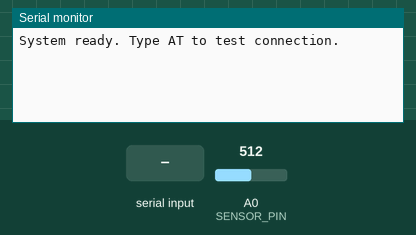
This sketch was run on a simulated Arduino Uno, built with avr-gcc and run on an emulated ATmega328P. Shown: the last lines printed to the serial monitor. The inputs (shaded band) are chosen by the test bench; at power-on: A0 (SENSOR_PIN) = 512.

Above: at 1.8 s.
1.9 s: "1" received over the second serial link
At 3.2 s:
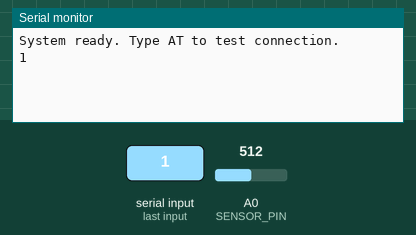
3.5 s: "0" received over the second serial link
At 4.6 s:
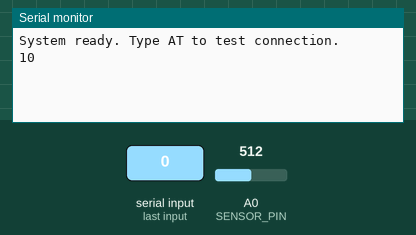

Measured:
- after the input at 1.9 s, the serial monitor: prints a new line after 0.13 s (image 1)
- after the input at 3.5 s, the serial monitor: prints a new line after 0.55 s (image 2)

The sketch:

bmelab.ino
```cpp
#include <SoftwareSerial.h>

const int RX_PIN = 2;  // Arduino 接 HC-06 TXD
const int TX_PIN = 3;  // Arduino 接 HC-06 RXD (建議加分壓)
SoftwareSerial BT(RX_PIN, TX_PIN);

const int SENSOR_PIN = A0;
int value = 0;

void setup() {
  Serial.begin(9600);   // 與電腦溝通
  BT.begin(9600);       // 與 HC-06 / HM-10 溝通
  Serial.println("System ready. Type AT to test connection.");
}

void loop() {
  // 讀感測器
  value = analogRead(SENSOR_PIN);

  // 傳送到手機
  BT.print("ADC=");
  BT.println(value);

  // 如果手機傳資料過來，印到 Serial Monitor
  if (BT.available()) {
    char c = BT.read();
    Serial.write(c);
  }

  delay(1000); // 每秒送一次
}
```
